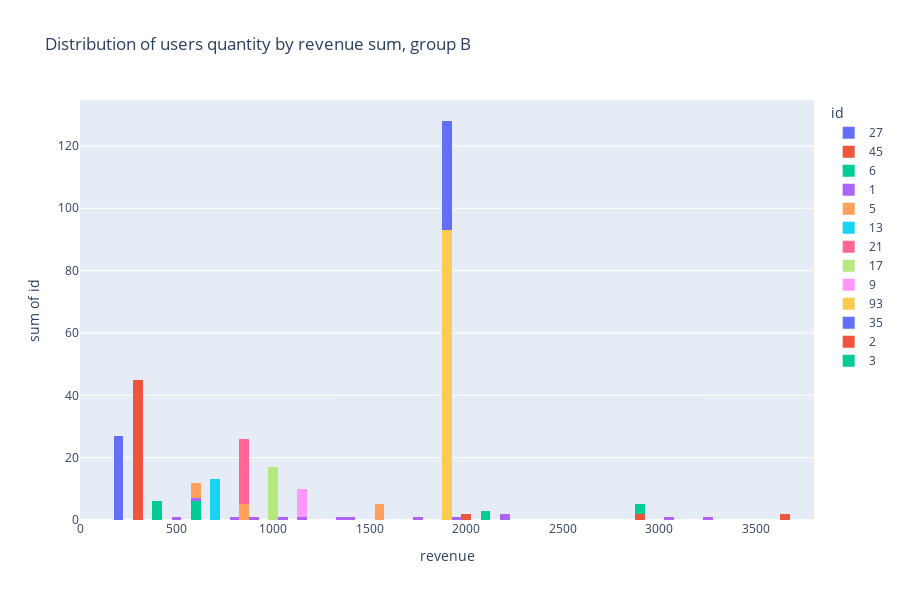

Notebook code cell kept with this figure:
### Code cell
fig = px.histogram(hist_data_b,
                   x = 'revenue',
                   y = 'id',
                   color = 'id',        
                   nbins = 210,  
                   range_x = [0, 3800],
                   title = 'Distribution of users quantity by revenue sum, group B',
                   height = 600, width = 900)
fig.show()

### Figure 1 — Plotly figure (JSON) as saved in the notebook; plotly's stock layout.template omitted (floating-point values rounded to 4 significant figures)
{"data": [{"alignmentgroup": "True", "bingroup": "x", "histfunc": "sum", "hovertemplate": "id=27<br>revenue=%{x}<br>sum of id=%{y}<extra></extra>", "legendgroup": "27", "marker": {"color": "#636efa"}, "name": "27", "nbinsx": 210, "offsetgroup": "27", "orientation": "v", "showlegend": true, "type": "histogram", "x": [199], "xaxis": "x", "y": [27], "yaxis": "y"}, {"alignmentgroup": "True", "bingroup": "x", "histfunc": "sum", "hovertemplate": "id=45<br>revenue=%{x}<br>sum of id=%{y}<extra></extra>", "legendgroup": "45", "marker": {"color": "#EF553B"}, "name": "45", "nbinsx": 210, "offsetgroup": "45", "orientation": "v", "showlegend": true, "type": "histogram", "x": [290], "xaxis": "x", "y": [45], "yaxis": "y"}, {"alignmentgroup": "True", "bingroup": "x", "histfunc": "sum", "hovertemplate": "id=6<br>revenue=%{x}<br>sum of id=%{y}<extra></extra>", "legendgroup": "6", "marker": {"color": "#00cc96"}, "name": "6", "nbinsx": 210, "offsetgroup": "6", "orientation": "v", "showlegend": true, "type": "histogram", "x": [398, 590], "xaxis": "x", "y": [6, 6], "yaxis": "y"}, {"alignmentgroup": "True", "bingroup": "x", "histfunc": "sum", "hovertemplate": "id=1<br>revenue=%{x}<br>sum of id=%{y}<extra></extra>", "legendgroup": "1", "marker": {"color": "#ab63fa"}, "name": "1", "nbinsx": 210, "offsetgroup": "1", "orientation": "v", "showlegend": true, "type": "histogram", "x": [489, 597, 796, 880, 1050, 1160, 1339, 1388, 1729, 1968, 2190, 2220, 3040, 3260, 4650], "xaxis": "x", "y": [1, 1, 1, 1, 1, 1, 1, 1, 1, 1, 1, 1, 1, 1, 1], "yaxis": "y"}, {"alignmentgroup": "True", "bingroup": "x", "histfunc": "sum", "hovertemplate": "id=5<br>revenue=%{x}<br>sum of id=%{y}<extra></extra>", "legendgroup": "5", "marker": {"color": "#FFA15A"}, "name": "5", "nbinsx": 210, "offsetgroup": "5", "orientation": "v", "showlegend": true, "type": "histogram", "x": [580, 870, 1530], "xaxis": "x", "y": [5, 5, 5], "yaxis": "y"}, {"alignmentgroup": "True", "bingroup": "x", "histfunc": "sum", "hovertemplate": "id=13<br>revenue=%{x}<br>sum of id=%{y}<extra></extra>", "legendgroup": "13", "marker": {"color": "#19d3f3"}, "name": "13", "nbinsx": 210, "offsetgroup": "13", "orientation": "v", "showlegend": true, "type": "histogram", "x": [690], "xaxis": "x", "y": [13], "yaxis": "y"}, {"alignmentgroup": "True", "bingroup": "x", "histfunc": "sum", "hovertemplate": "id=21<br>revenue=%{x}<br>sum of id=%{y}<extra></extra>", "legendgroup": "21", "marker": {"color": "#FF6692"}, "name": "21", "nbinsx": 210, "offsetgroup": "21", "orientation": "v", "showlegend": true, "type": "histogram", "x": [840], "xaxis": "x", "y": [21], "yaxis": "y"}, {"alignmentgroup": "True", "bingroup": "x", "histfunc": "sum", "hovertemplate": "id=17<br>revenue=%{x}<br>sum of id=%{y}<extra></extra>", "legendgroup": "17", "marker": {"color": "#B6E880"}, "name": "17", "nbinsx": 210, "offsetgroup": "17", "orientation": "v", "showlegend": true, "type": "histogram", "x": [990], "xaxis": "x", "y": [17], "yaxis": "y"}, {"alignmentgroup": "True", "bingroup": "x", "histfunc": "sum", "hovertemplate": "id=9<br>revenue=%{x}<br>sum of id=%{y}<extra></extra>", "legendgroup": "9", "marker": {"color": "#FF97FF"}, "name": "9", "nbinsx": 210, "offsetgroup": "9", "orientation": "v", "showlegend": true, "type": "histogram", "x": [1140], "xaxis": "x", "y": [9], "yaxis": "y"}, {"alignmentgroup": "True", "bingroup": "x", "histfunc": "sum", "hovertemplate": "id=93<br>revenue=%{x}<br>sum of id=%{y}<extra></extra>", "legendgroup": "93", "marker": {"color": "#FECB52"}, "name": "93", "nbinsx": 210, "offsetgroup": "93", "orientation": "v", "showlegend": true, "type": "histogram", "x": [1900], "xaxis": "x", "y": [93], "yaxis": "y"}, {"alignmentgroup": "True", "bingroup": "x", "histfunc": "sum", "hovertemplate": "id=35<br>revenue=%{x}<br>sum of id=%{y}<extra></extra>", "legendgroup": "35", "marker": {"color": "#636efa"}, "name": "35", "nbinsx": 210, "offsetgroup": "35", "orientation": "v", "showlegend": true, "type": "histogram", "x": [1900.0], "xaxis": "x", "y": [35], "yaxis": "y"}, {"alignmentgroup": "True", "bingroup": "x", "histfunc": "sum", "hovertemplate": "id=2<br>revenue=%{x}<br>sum of id=%{y}<extra></extra>", "legendgroup": "2", "marker": {"color": "#EF553B"}, "name": "2", "nbinsx": 210, "offsetgroup": "2", "orientation": "v", "showlegend": true, "type": "histogram", "x": [1980, 2910, 3660], "xaxis": "x", "y": [2, 2, 2], "yaxis": "y"}, {"alignmentgroup": "True", "bingroup": "x", "histfunc": "sum", "hovertemplate": "id=3<br>revenue=%{x}<br>sum of id=%{y}<extra></extra>", "legendgroup": "3", "marker": {"color": "#00cc96"}, "name": "3", "nbinsx": 210, "offsetgroup": "3", "orientation": "v", "showlegend": true, "type": "histogram", "x": [2099, 2890], "xaxis": "x", "y": [3, 3], "yaxis": "y"}], "layout": {"barmode": "relative", "height": 600, "legend": {"title": {"text": "id"}, "tracegroupgap": 0}, "title": {"text": "Distribution of users quantity by revenue sum, group B"}, "width": 900, "xaxis": {"anchor": "y", "domain": [0, 1], "range": [0, 3800], "title": {"text": "revenue"}}, "yaxis": {"anchor": "x", "categoryarray": [3, 2, 35, 93, 9, 17, 21, 13, 5, 1, 6, 45, 27], "categoryorder": "array", "domain": [0, 1], "title": {"text": "sum of id"}}}}
